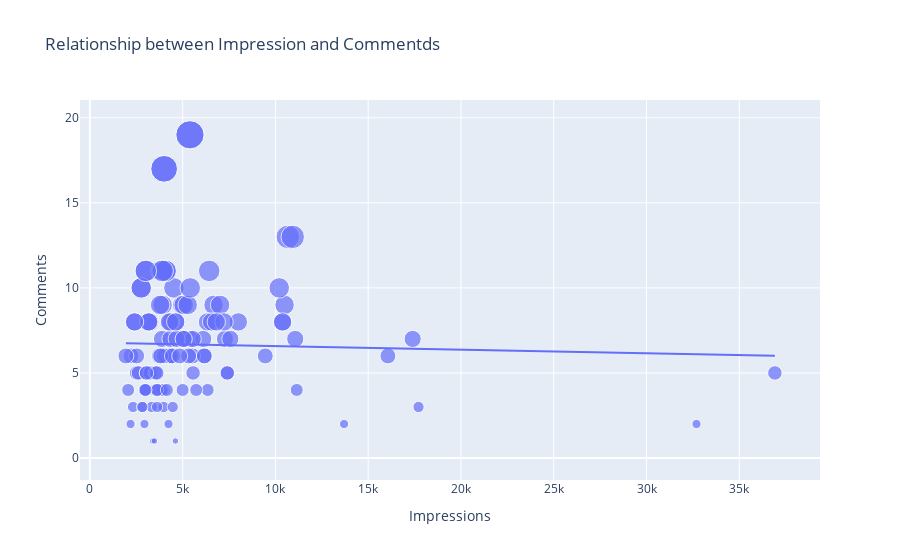

Notebook cell for this chart:
### Code cell
figure=px.scatter(data_frame=data,x='Impressions',y='Comments',size='Comments',trendline='ols',title="Relationship between Impression and Commentds")
figure.show()
